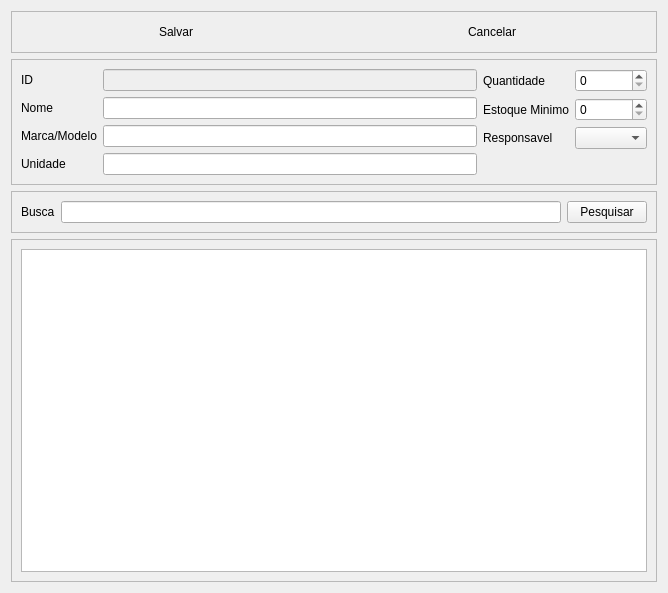
<?xml version="1.0" encoding="UTF-8"?>
<ui version="4.0">
 <class>equipamento</class>
 <widget class="QDialog" name="equipamento">
  <property name="geometry">
   <rect>
    <x>0</x>
    <y>0</y>
    <width>668</width>
    <height>593</height>
   </rect>
  </property>
  <property name="windowTitle">
   <string>Cadastro de Equipamento</string>
  </property>
  <property name="windowIcon">
   <iconset resource="img.qrc">
    <normaloff>:/newPrefix/images/HP-Mouse.png</normaloff>:/newPrefix/images/HP-Mouse.png</iconset>
  </property>
  <layout class="QVBoxLayout" name="verticalLayout">
   <item>
    <widget class="QFrame" name="frame_3">
     <property name="frameShape">
      <enum>QFrame::StyledPanel</enum>
     </property>
     <property name="frameShadow">
      <enum>QFrame::Raised</enum>
     </property>
     <layout class="QHBoxLayout" name="horizontalLayout_2">
      <item>
       <widget class="QPushButton" name="btSalvar">
        <property name="enabled">
         <bool>true</bool>
        </property>
        <property name="text">
         <string>Salvar</string>
        </property>
        <property name="icon">
         <iconset resource="img.qrc">
          <normaloff>:/newPrefix/images/button_ok.png</normaloff>:/newPrefix/images/button_ok.png</iconset>
        </property>
        <property name="flat">
         <bool>true</bool>
        </property>
       </widget>
      </item>
      <item>
       <widget class="QPushButton" name="btCancelar">
        <property name="text">
         <string>Cancelar</string>
        </property>
        <property name="icon">
         <iconset resource="img.qrc">
          <normaloff>:/newPrefix/images/button_cancel.png</normaloff>:/newPrefix/images/button_cancel.png</iconset>
        </property>
        <property name="flat">
         <bool>true</bool>
        </property>
       </widget>
      </item>
     </layout>
    </widget>
   </item>
   <item>
    <widget class="QFrame" name="frame_2">
     <property name="frameShape">
      <enum>QFrame::StyledPanel</enum>
     </property>
     <property name="frameShadow">
      <enum>QFrame::Raised</enum>
     </property>
     <layout class="QHBoxLayout" name="horizontalLayout">
      <item>
       <layout class="QFormLayout" name="formLayout">
        <item row="3" column="0">
         <widget class="QLabel" name="label_3">
          <property name="text">
           <string>Unidade</string>
          </property>
          <property name="buddy">
           <cstring>EditUnidade</cstring>
          </property>
         </widget>
        </item>
        <item row="2" column="0">
         <widget class="QLabel" name="label_2">
          <property name="text">
           <string>Marca/Modelo</string>
          </property>
          <property name="buddy">
           <cstring>EditMarca</cstring>
          </property>
         </widget>
        </item>
        <item row="1" column="0">
         <widget class="QLabel" name="label">
          <property name="text">
           <string>Nome</string>
          </property>
          <property name="buddy">
           <cstring>EditNome</cstring>
          </property>
         </widget>
        </item>
        <item row="0" column="0">
         <widget class="QLabel" name="label_9">
          <property name="text">
           <string>ID</string>
          </property>
         </widget>
        </item>
        <item row="3" column="1">
         <widget class="QLineEdit" name="EditUnidade">
          <property name="enabled">
           <bool>true</bool>
          </property>
         </widget>
        </item>
        <item row="2" column="1">
         <widget class="QLineEdit" name="EditMarca">
          <property name="enabled">
           <bool>true</bool>
          </property>
         </widget>
        </item>
        <item row="1" column="1">
         <widget class="QLineEdit" name="EditNome">
          <property name="enabled">
           <bool>true</bool>
          </property>
         </widget>
        </item>
        <item row="0" column="1">
         <widget class="QLineEdit" name="EditID">
          <property name="enabled">
           <bool>false</bool>
          </property>
         </widget>
        </item>
       </layout>
      </item>
      <item>
       <layout class="QFormLayout" name="formLayout_2">
        <property name="fieldGrowthPolicy">
         <enum>QFormLayout::AllNonFixedFieldsGrow</enum>
        </property>
        <item row="0" column="0">
         <widget class="QLabel" name="label_8">
          <property name="text">
           <string>Quantidade</string>
          </property>
         </widget>
        </item>
        <item row="0" column="1">
         <widget class="QSpinBox" name="spinQtd">
          <property name="enabled">
           <bool>true</bool>
          </property>
         </widget>
        </item>
        <item row="1" column="0">
         <widget class="QLabel" name="label_4">
          <property name="text">
           <string>Estoque Minimo</string>
          </property>
         </widget>
        </item>
        <item row="1" column="1">
         <widget class="QSpinBox" name="spinEstMin">
          <property name="enabled">
           <bool>true</bool>
          </property>
         </widget>
        </item>
        <item row="2" column="0">
         <widget class="QLabel" name="label_6">
          <property name="text">
           <string>Responsavel</string>
          </property>
         </widget>
        </item>
        <item row="2" column="1">
         <widget class="QComboBox" name="comboReponsavel">
          <property name="enabled">
           <bool>true</bool>
          </property>
         </widget>
        </item>
       </layout>
      </item>
     </layout>
    </widget>
   </item>
   <item>
    <widget class="QFrame" name="frame">
     <property name="frameShape">
      <enum>QFrame::StyledPanel</enum>
     </property>
     <property name="frameShadow">
      <enum>QFrame::Raised</enum>
     </property>
     <layout class="QHBoxLayout" name="horizontalLayout_4">
      <item>
       <widget class="QLabel" name="label_10">
        <property name="text">
         <string>Busca</string>
        </property>
       </widget>
      </item>
      <item>
       <widget class="QLineEdit" name="EditPesquisa"/>
      </item>
      <item>
       <widget class="QPushButton" name="btBusca">
        <property name="text">
         <string>Pesquisar</string>
        </property>
        <property name="icon">
         <iconset resource="img.qrc">
          <normaloff>:/newPrefix/images/find.gif</normaloff>:/newPrefix/images/find.gif</iconset>
        </property>
       </widget>
      </item>
     </layout>
    </widget>
   </item>
   <item>
    <widget class="QFrame" name="frame_4">
     <property name="frameShape">
      <enum>QFrame::StyledPanel</enum>
     </property>
     <property name="frameShadow">
      <enum>QFrame::Raised</enum>
     </property>
     <layout class="QHBoxLayout" name="horizontalLayout_3">
      <item>
       <widget class="QTableView" name="tabela">
        <property name="editTriggers">
         <set>QAbstractItemView::NoEditTriggers</set>
        </property>
        <property name="tabKeyNavigation">
         <bool>false</bool>
        </property>
        <property name="alternatingRowColors">
         <bool>true</bool>
        </property>
        <property name="selectionMode">
         <enum>QAbstractItemView::SingleSelection</enum>
        </property>
        <property name="selectionBehavior">
         <enum>QAbstractItemView::SelectRows</enum>
        </property>
        <property name="sortingEnabled">
         <bool>true</bool>
        </property>
        <attribute name="horizontalHeaderStretchLastSection">
         <bool>true</bool>
        </attribute>
       </widget>
      </item>
     </layout>
    </widget>
   </item>
  </layout>
 </widget>
 <tabstops>
  <tabstop>EditID</tabstop>
  <tabstop>EditNome</tabstop>
  <tabstop>EditMarca</tabstop>
  <tabstop>EditUnidade</tabstop>
  <tabstop>spinQtd</tabstop>
  <tabstop>spinEstMin</tabstop>
  <tabstop>comboReponsavel</tabstop>
  <tabstop>btSalvar</tabstop>
  <tabstop>tabela</tabstop>
  <tabstop>EditPesquisa</tabstop>
  <tabstop>btCancelar</tabstop>
  <tabstop>btBusca</tabstop>
 </tabstops>
 <resources>
  <include location="img.qrc"/>
 </resources>
 <connections/>
</ui>
